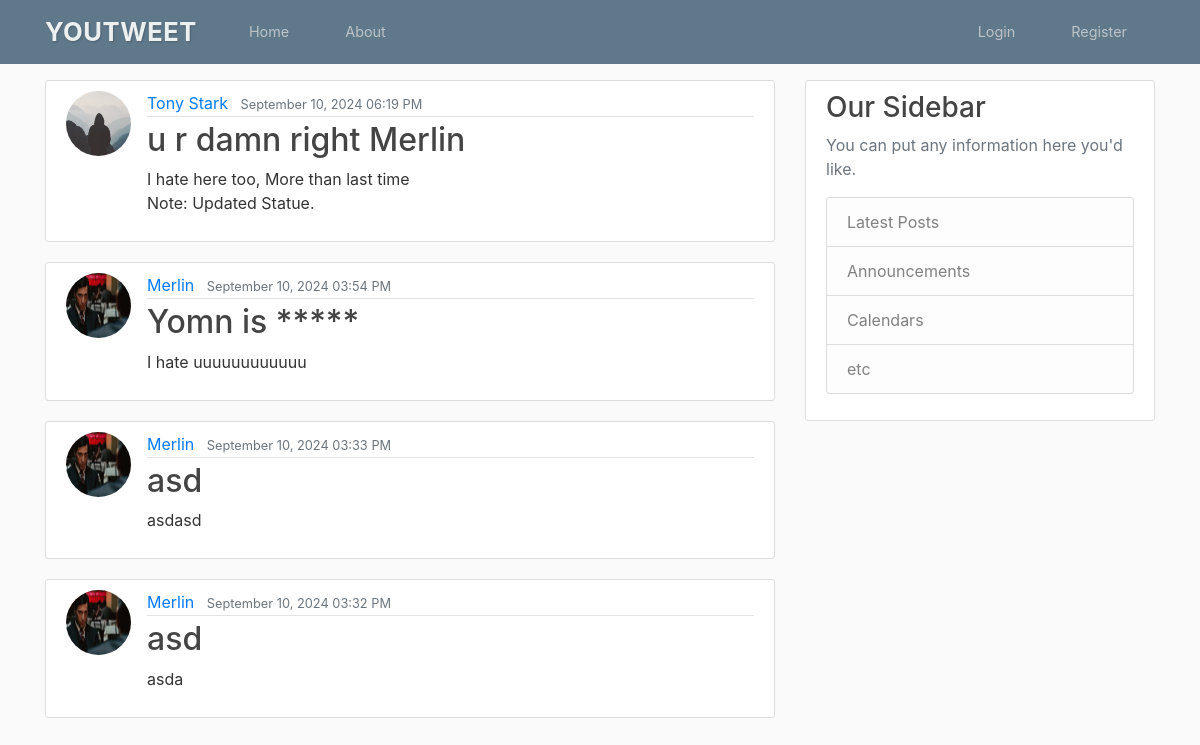
Page /home on the earlier database version.
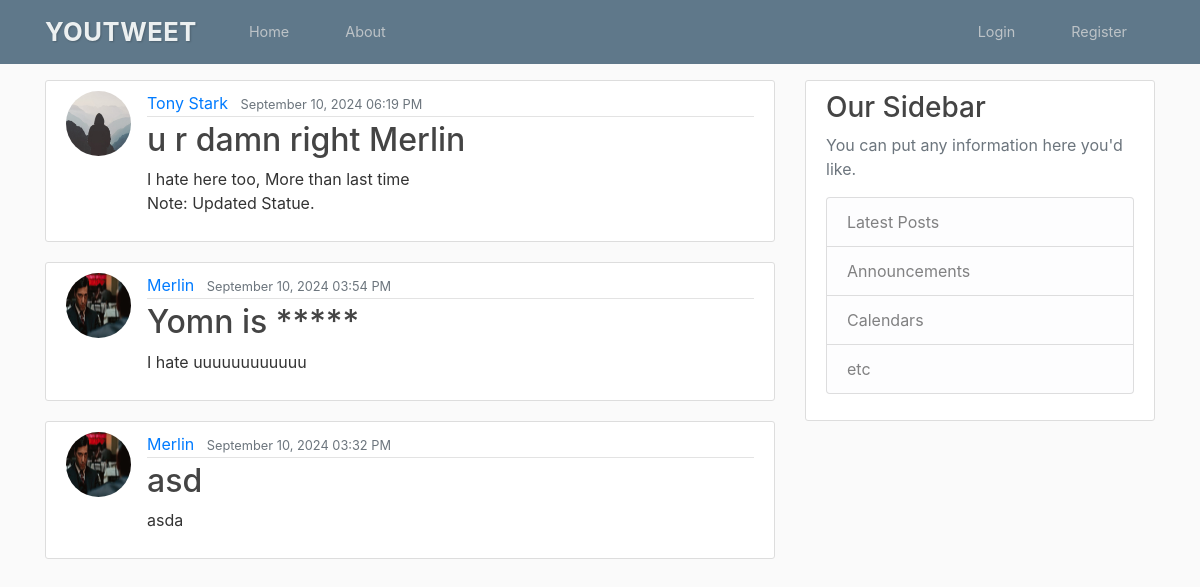
Same page on the later database version.
### youtweet/models.py (models this page shows, shortened)
class Post(db.Model):
    id = db.Column(db.Integer, primary_key=True)
    title = db.Column(db.String(100), nullable=False)
    date_posted = db.Column(db.DateTime, nullable=False, default=datetime.utcnow)
    content = db.Column(db.Text, nullable=False)
    user_id = db.Column(db.Integer, db.ForeignKey('user.id'), nullable=False)

class User(db.Model, UserMixin):
    id = db.Column(db.Integer, primary_key=True)
    username = db.Column(db.String(20), unique=True, nullable=False)
    email = db.Column(db.String(120), unique=True, nullable=False)
    image_file = db.Column(db.String(20), nullable=False, default='default.jpg')
    password = db.Column(db.String(60), nullable=False)
    posts = db.relationship('Post', backref='author', lazy=True)

### youtweet/routes.py (the view)
@app.route('/', methods=['GET', 'POST'])
@app.route('/home',  methods=['GET', 'POST'])
def home():
    page = request.args.get('page', 1, type=int)
    posts = Post.query.order_by(Post.date_posted.desc()).paginate(page=page, per_page=5)
    return render_template('home.html', posts=posts)

### youtweet/templates/home.html
{% extends "layout.html" %}
{% block content %}
    {% for post in posts %}
        <article class="media content-section">
          <img class="rounded-circle article-img" src="{{ url_for('static', filename='profile_pics/' + post.author.image_file) }}">
          <div class="media-body">
            <div class="article-metadata">
              <a class="mr-2" href="#">{{ post.author.username }}</a>
              <small class="text-muted">{{ post.date_posted.strftime('%B %d, %Y %I:%M %p') }}</small>
            </div>
            <h2><a class="article-title" href="{{ url_for('post', post_id=post.id) }}">{{ post.title }}</a></h2>
            <p class="article-content">{{ post.content }}</p>
          </div>
        </article>
    {% endfor %}
{% endblock content %}

Differences in the rows shown:
removed Post: image_file (picture), author.username "Merlin", date_posted "September 10, 2024 03:33 PM", title "asd", content "asdasd"
